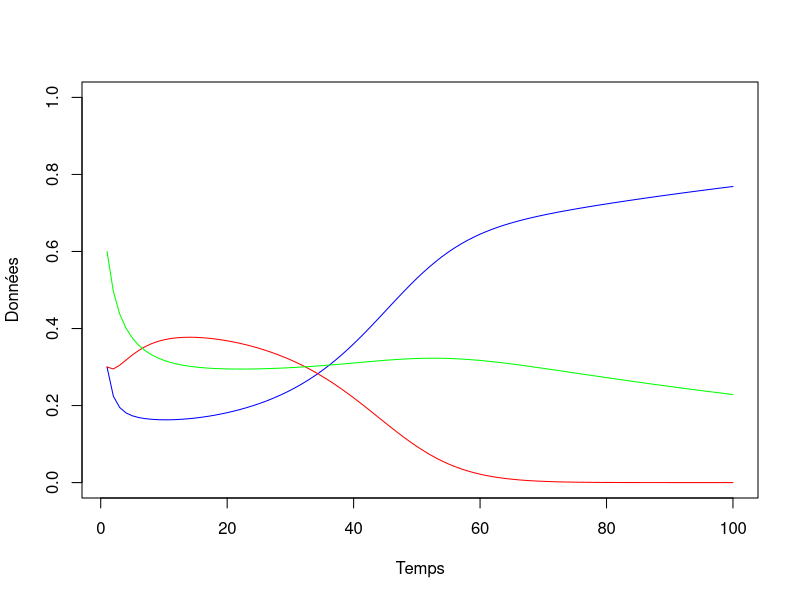

R code for this plot:
# projet BIO401

library(deSolve)

interaction_coral <- function(t, vars, parms){
  with(as.list(c(parms, vars)), {
    # Modèle interaction coral
    Y <- 1 - M - C # dY/dt
    dM <- a*M*C - ((P/beta)*M/(M+Y)) + M*Y # dM/dt
    dC <- r*Y*C - d*C - a*M*C  # dC/dt
    dP <- s*P*(1 - (P/(beta*(((ca+cb*R)/kmax)*((delta*(M+Y))/(1+v*(M+Y))))))) -f*P # dP/dt
    dR <- hG*C*(3 - R) - hE*(1 - C)*(R - 1)
    
    print(paste("C",C))
    print(paste("R",R))
    print(paste("P",P))
    print(paste("k", (((ca+cb*R)/kmax)*((delta*(M+Y))/(1+v*(M+Y))))))
    
    # Résultat
    res <- c(dM=dM, dC=dC, dP=dP, dR=dR)
    return(list(res))
  })
}

dessinSol <- function(ic=c(M=0.3,C=0.3,P=600,R=2.5), times=seq(1:100),func=interaction_coral, 
                      parms=c(a=0.1,
                              beta=1000,
                              d=0.44,
                              r=1,
                              f=0.2,
                              s=0.49,
                              ca=-(3.21),
                              cb=3.65,
                              kmax=17.745,
                              delta=4,557,
                              v=0.9877,
                              hG=0.03,
                              hE=0.01)) {
  soln <- ode(ic, times, func, parms)
  
  plot(x = times, y = soln[,"M"], type = "l", col = "blue",
       xlab = "Temps", ylab = "Données",ylim=c(0,1))
  lines(x = times, y = soln[,"C"], type = "l", col = "red")
  lines(x = times, y = soln[,"P"]/parms[2], type = "l", col = "green")
  #plot(x = times, y = soln[,"R"], type = "l", col = "pink",ylim=c(1,3))
  
}

dessinSol()
